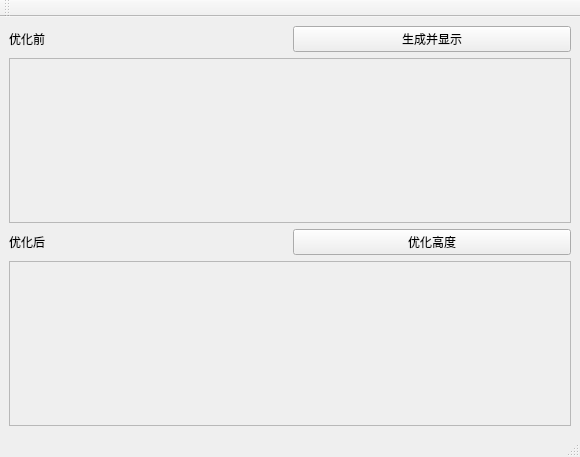
<?xml version="1.0" encoding="UTF-8"?>
<ui version="4.0">
 <class>MainWindow</class>
 <widget class="QMainWindow" name="MainWindow">
  <property name="geometry">
   <rect>
    <x>0</x>
    <y>0</y>
    <width>580</width>
    <height>457</height>
   </rect>
  </property>
  <property name="windowTitle">
   <string>MainWindow</string>
  </property>
  <widget class="QWidget" name="centralwidget">
   <layout class="QGridLayout" name="gridLayout_2">
    <property name="bottomMargin">
     <number>9</number>
    </property>
    <item row="2" column="0">
     <widget class="QLabel" name="label_2">
      <property name="text">
       <string>优化后</string>
      </property>
     </widget>
    </item>
    <item row="0" column="0">
     <widget class="QLabel" name="label">
      <property name="text">
       <string>优化前</string>
      </property>
     </widget>
    </item>
    <item row="1" column="0" colspan="2">
     <widget class="QLabel" name="ShowHeightLine">
      <property name="sizePolicy">
       <sizepolicy hsizetype="Expanding" vsizetype="Expanding">
        <horstretch>0</horstretch>
        <verstretch>0</verstretch>
       </sizepolicy>
      </property>
      <property name="autoFillBackground">
       <bool>true</bool>
      </property>
      <property name="frameShape">
       <enum>QFrame::StyledPanel</enum>
      </property>
      <property name="text">
       <string/>
      </property>
      <property name="scaledContents">
       <bool>true</bool>
      </property>
     </widget>
    </item>
    <item row="3" column="0" colspan="2">
     <widget class="QLabel" name="ShowResult">
      <property name="sizePolicy">
       <sizepolicy hsizetype="Expanding" vsizetype="Expanding">
        <horstretch>0</horstretch>
        <verstretch>0</verstretch>
       </sizepolicy>
      </property>
      <property name="autoFillBackground">
       <bool>true</bool>
      </property>
      <property name="frameShape">
       <enum>QFrame::StyledPanel</enum>
      </property>
      <property name="text">
       <string/>
      </property>
      <property name="scaledContents">
       <bool>true</bool>
      </property>
     </widget>
    </item>
    <item row="0" column="1">
     <widget class="QPushButton" name="GenerateAndShow">
      <property name="text">
       <string>生成并显示</string>
      </property>
     </widget>
    </item>
    <item row="2" column="1">
     <widget class="QPushButton" name="doCompress">
      <property name="text">
       <string>优化高度</string>
      </property>
     </widget>
    </item>
   </layout>
  </widget>
  <widget class="QMenuBar" name="menubar">
   <property name="geometry">
    <rect>
     <x>0</x>
     <y>0</y>
     <width>580</width>
     <height>22</height>
    </rect>
   </property>
  </widget>
  <widget class="QStatusBar" name="statusbar"/>
  <widget class="QToolBar" name="toolBar">
   <property name="windowTitle">
    <string>toolBar</string>
   </property>
   <attribute name="toolBarArea">
    <enum>TopToolBarArea</enum>
   </attribute>
   <attribute name="toolBarBreak">
    <bool>false</bool>
   </attribute>
  </widget>
 </widget>
 <resources/>
 <connections/>
</ui>
